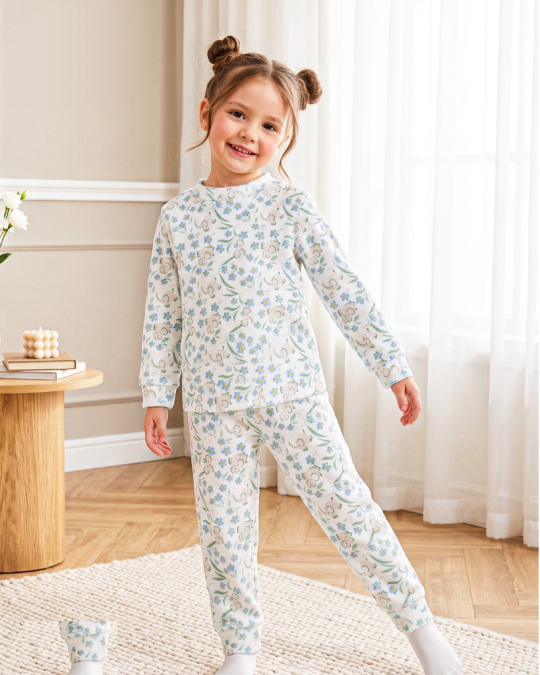
#> input picture rand-baby/blue-blossom-elephant-1.jpg, 1080 x 1350 px (shown at 1/2 size)
$ python clean_rand_baby_photo.py blue-blossom-elephant-1.jpg out.png   (older library calls are emulated)
#> lines starting #> are read from the running program, lines starting #| are printed output that depends on the picture; after the words box and inside, x2 and y2 are one past the last pixel; in counts of white or black regions, pixels touching at a corner belong together
#> in main, img is the input picture: shape (1350, 1080, 3); mean R, G, B 222.8, 209.2, 196.5
#!/usr/bin/env python3
"""Clean Rand Baby supplier photos: remove logo (top-left) and Code/Size/Package text (bottom-left).

Reusable for the 11 cuffed velvet set designs. Keeps the garment/print untouched.
"""
from __future__ import annotations

import argparse
from pathlib import Path

import cv2
import numpy as np
from PIL import Image


def detect_logo_mask(img: np.ndarray) -> np.ndarray:
    """Mask the Rand Baby badge in the top-left wall, never the model or garment."""
    h, w = img.shape[:2]
    hsv = cv2.cvtColor(img, cv2.COLOR_RGB2HSV)
#> hsv: shape (1350, 1080, 3); mean H, S, V 21.6, 35.3, 223.8
    hue, sat, val = hsv[:, :, 0], hsv[:, :, 1], hsv[:, :, 2]
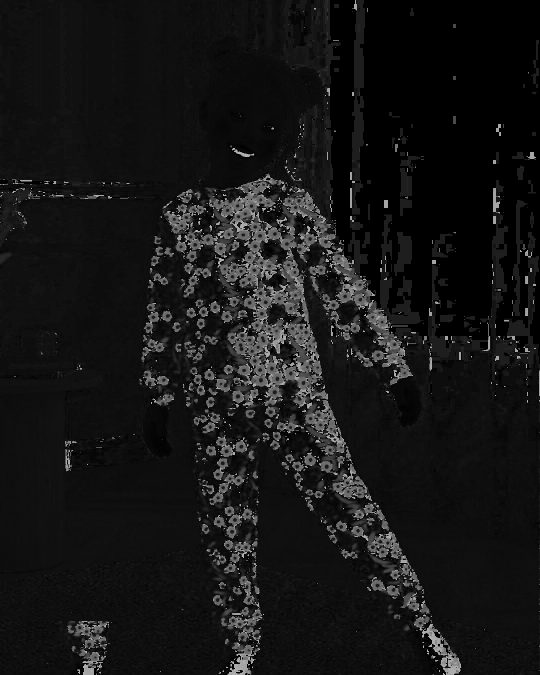
#> hue: shape (1350, 1080) (shown at 1/2 size); min 0, max 179, mean 21.6
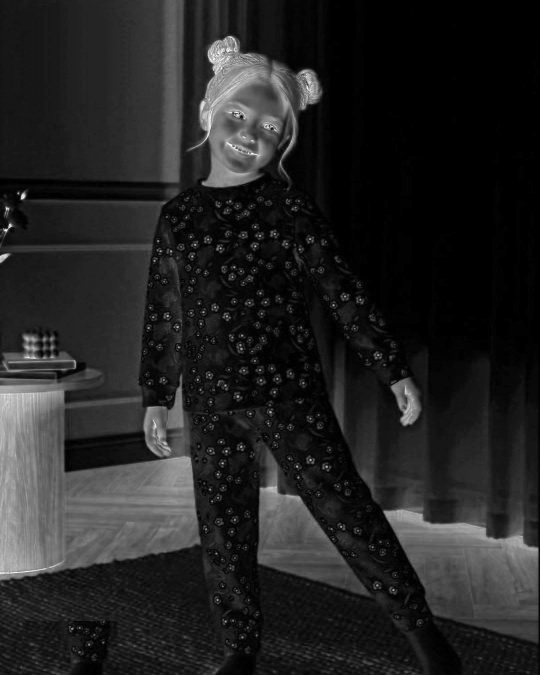
#> sat: shape (1350, 1080) (shown at 1/2 size); min 0, max 255, mean 35.3
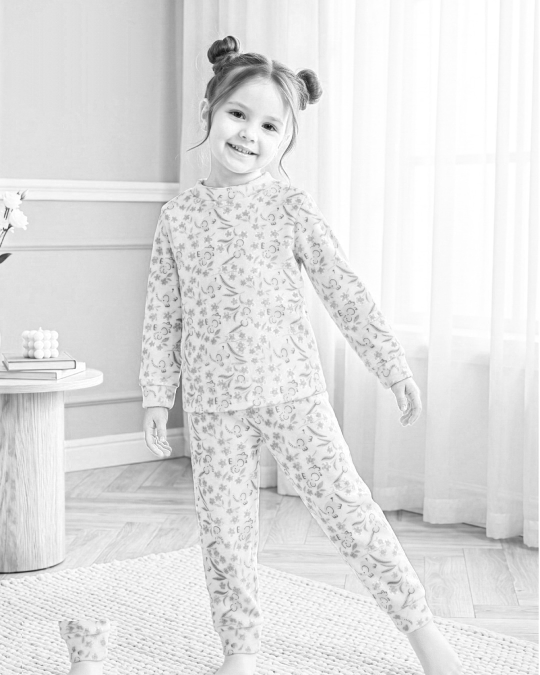
#> val: shape (1350, 1080) (shown at 1/2 size); min 3, max 255, mean 223.8

    # Tight search window: the supplier badge lives in the upper-left wall,
    # well left of a typical model. 28% x 22% stays off the face/garment.
    roi = np.zeros((h, w), np.uint8)
    roi[: int(h * 0.22), : int(w * 0.28)] = 255

    # The baby icon and "Rand" strokes are a distinctive cyan/teal.
    cyan = (hue >= 82) & (hue <= 115) & (sat > 50) & (val > 80) & (roi > 0)
#> cyan: shape (1350, 1080) bool; every value is 0
    if cyan.sum() < 80:
        return np.zeros((h, w), np.uint8)

    # Keep cyan only in reasonably large blobs (ignore single-pixel noise)
    cyan_u8 = cyan.astype(np.uint8) * 255
    n, labels, stats, _ = cv2.connectedComponentsWithStats(cyan_u8, 8)
    keep = np.zeros((h, w), np.uint8)
    for i in range(1, n):
        if stats[i, cv2.CC_STAT_AREA] >= 40:
            keep[labels == i] = 255
    if keep.sum() == 0:
        return np.zeros((h, w), np.uint8)

    ys, xs = np.where(keep > 0)
    # Expand to the right to catch "Rand Baby" lettering (pink + cyan),
    # and a little around the icon for the white outline.
    x0 = max(0, int(xs.min()) - 20)
    x1 = min(w, int(xs.max()) + 30)  # will widen if pink is found just to the right
    y0 = max(0, int(ys.min()) - 20)
    y1 = min(h, int(ys.max()) + 20)

    # Pink/magenta lettering only if it sits next to the cyan badge (not cheeks)
    band = np.zeros((h, w), np.uint8)
    # Allow up to ~180px to the right of the cyan bbox for the wordmark
    band[y0: min(h, y1 + 10), x0: min(w, int(xs.max()) + 190)] = 255
    pink = ((hue >= 145) | (hue <= 12)) & (sat > 50) & (val > 80) & (band > 0)
    # Keep pink components close to cyan
    pink_u8 = pink.astype(np.uint8) * 255
    if pink_u8.sum():
        near_cyan = cv2.dilate(keep, cv2.getStructuringElement(cv2.MORPH_ELLIPSE, (61, 61)))
        pink_u8 = cv2.bitwise_and(pink_u8, near_cyan)
        n2, lab2, st2, _ = cv2.connectedComponentsWithStats(pink_u8, 8)
        for i in range(1, n2):
            if st2[i, cv2.CC_STAT_AREA] >= 20:
                keep[lab2 == i] = 255
        ys, xs = np.where(keep > 0)
        x0 = max(0, int(xs.min()) - 18)
        x1 = min(w, int(xs.max()) + 22)
        y0 = max(0, int(ys.min()) - 18)
        y1 = min(h, int(ys.max()) + 20)

    # White badge backing / outline: pixels inside a dilation of the ink that
    # are clearly whiter than the surrounding wall, clipped to the bbox.
    kernel = cv2.getStructuringElement(cv2.MORPH_ELLIPSE, (23, 23))
    dil = cv2.dilate(keep, kernel, iterations=1)

    # Wall sample: rings around the badge, excluding the badge itself
    ring = cv2.dilate(dil, cv2.getStructuringElement(cv2.MORPH_ELLIPSE, (35, 35)))
    ring = (ring > 0) & (dil == 0)
    # Stay in the left wall, avoid the curtain (higher x)
    ring[:, int(w * 0.32) :] = False
    if ring.sum() < 50:
        wall_mean = img[8:50, 8:50].reshape(-1, 3).mean(axis=0)
    else:
        wall_mean = img[ring].reshape(-1, 3).mean(axis=0)

    diff = np.linalg.norm(img.astype(np.float32) - wall_mean.reshape(1, 1, 3), axis=2)
    whiter = (img[:, :, 0] > wall_mean[0] + 10) & (img[:, :, 1] > wall_mean[1] + 6)
    not_wall = diff > 16
    interior = (dil > 0) & (not_wall | whiter | (keep > 0))

    clip = np.zeros((h, w), np.uint8)
    clip[y0:y1, x0:x1] = 255
    mask = (interior.astype(np.uint8) * 255)
    mask = cv2.bitwise_and(mask, clip)
    mask = cv2.morphologyEx(mask, cv2.MORPH_CLOSE, cv2.getStructuringElement(cv2.MORPH_ELLIPSE, (17, 17)))

    # Solid convex hull so interiors (the swirl loop, white badge backing) are included.
    ys_m, xs_m = np.where(mask > 0)
    if len(xs_m) >= 8:
        hull = cv2.convexHull(np.stack([xs_m, ys_m], axis=1))
        filled = np.zeros_like(mask)
        cv2.fillConvexPoly(filled, hull, 255)
        mask = filled
    # Dilate generously to catch the soft anti-aliased halo and the white
    # outline's faded corners (these are gray-cyan, not pure white).
    mask = cv2.dilate(mask, cv2.getStructuringElement(cv2.MORPH_ELLIPSE, (21, 21)), iterations=1)

    # Absorb leftover outline flecks: any pixel near the badge that does not
    # match the neighbouring wall (white backing, cyan fringe, pink fringe).
    pad = cv2.dilate(mask, cv2.getStructuringElement(cv2.MORPH_ELLIPSE, (21, 21)))
    ring = (pad > 0) & (mask == 0)
    # Estimate local wall with a wide blur of pixels that are currently unmasked
    wall_src = img.copy()
    # A wide median of the unmasked image approximates the wall
    unmasked = img.copy()
    med = cv2.medianBlur(unmasked, 31)
    dist = np.linalg.norm(img.astype(np.float32) - med.astype(np.float32), axis=2)
    fringe = ring & (dist > 12)
    mask = np.where(fringe, 255, mask).astype(np.uint8)
    mask = cv2.dilate(mask, cv2.getStructuringElement(cv2.MORPH_ELLIPSE, (9, 9)))

    # Final safety: never extend right of 30% width or below 24% height
    mask[:, int(w * 0.30) :] = 0
    mask[int(h * 0.24) :, :] = 0
    return mask


def detect_text_mask(img: np.ndarray) -> np.ndarray:
    """Mask the black Code/Size/Package block. Ignores dark garment prints."""
    h, w = img.shape[:2]
    gray = cv2.cvtColor(img, cv2.COLOR_RGB2GRAY)
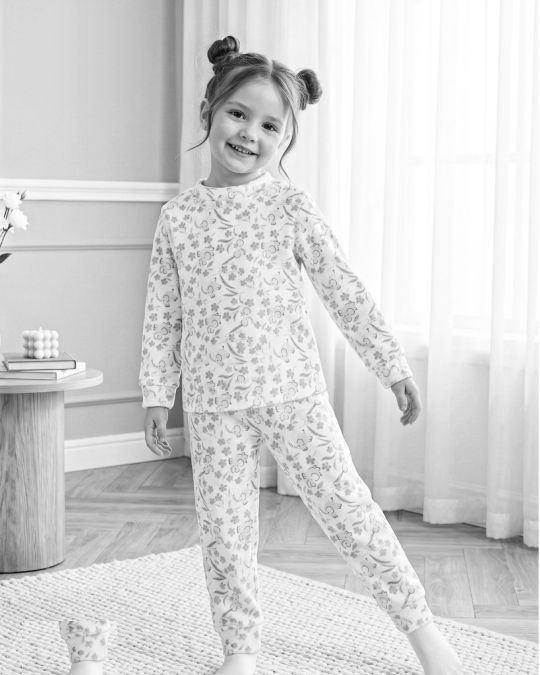
#> gray: shape (1350, 1080) (shown at 1/2 size); min 1, max 255, mean 211.8
    hsv = cv2.cvtColor(img, cv2.COLOR_RGB2HSV)

    # Text sits in the extreme bottom-left; the lower pant leg is higher than this.
    roi = np.zeros((h, w), np.uint8)
    roi[int(h * 0.72) :, : int(w * 0.34)] = 255

    # Ink is near-black and low-saturation; garment prints are colorful.
    ink = (gray < 85) & (hsv[:, :, 1] < 80) & (roi > 0)
    if ink.sum() < 40:
        # slightly more lenient if the photo is softer
        ink = (gray < 100) & (hsv[:, :, 1] < 100) & (roi > 0)
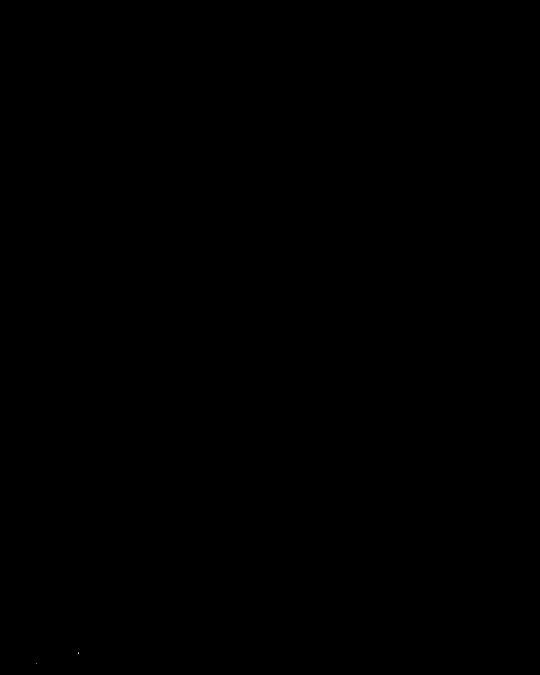
#> ink: shape (1350, 1080) bool (shown at 1/2 size); 0% white in thin lines or dots, all inside (x1, y1, x2, y2) = (72, 1305, 158, 1328)
    if ink.sum() < 40:
        return np.zeros((h, w), np.uint8)

    ink_u8 = ink.astype(np.uint8) * 255
    # Close small gaps between letters of a line
    ink_u8 = cv2.morphologyEx(ink_u8, cv2.MORPH_CLOSE, cv2.getStructuringElement(cv2.MORPH_RECT, (9, 3)))
    n, labels, stats, _ = cv2.connectedComponentsWithStats(ink_u8, 8)
    keep = np.zeros((h, w), np.uint8)
    for i in range(1, n):
        area = stats[i, cv2.CC_STAT_AREA]
        bw, bh = stats[i, cv2.CC_STAT_WIDTH], stats[i, cv2.CC_STAT_HEIGHT]
        # Text fragments are wide-ish or part of a line, not tiny specks
        if area >= 30 and (bw >= 8 or area >= 80):
            keep[labels == i] = 255
    if keep.sum() == 0:
        return np.zeros((h, w), np.uint8)

    # Antialiased gray edges around the ink, but only next to kept ink
    near = cv2.dilate(keep, cv2.getStructuringElement(cv2.MORPH_ELLIPSE, (9, 9)))
    edge = (gray < 145) & (near > 0) & (roi > 0)
    mask = np.where(edge | (keep > 0), 255, 0).astype(np.uint8)

    ys, xs = np.where(mask > 0)
    x0, x1 = max(0, int(xs.min()) - 12), min(w, int(xs.max()) + 28)
    y0, y1 = max(0, int(ys.min()) - 10), min(h, int(ys.max()) + 3)

    # Solid block: gaps between letters still hold anti-aliased ink and must go.
    # Stay left of a white sock/foot if one sits to the right of the text.
    sock_zone = img[int(h * 0.70):, int(w * 0.15): int(w * 0.55)]
    # If a very bright low-sat object (sock) is right of the text, clip x1
    gray = cv2.cvtColor(img, cv2.COLOR_RGB2GRAY)
    sat = hsv[:, :, 1]
    sock = (gray > 210) & (sat < 40) & (np.arange(h)[:, None] > int(h * 0.72)) & (np.arange(w)[None, :] > x1 - 10)
    if sock.any():
        sock_x = int(np.where(sock)[1].min())
        x1 = min(x1, sock_x - 2) if sock_x - 2 > x1 - 20 else x1

    block = np.zeros((h, w), np.uint8)
    # Slightly rounded rectangle looks less stamped than a hard box after blending
    cv2.rectangle(block, (x0, y0), (x1, y1), 255, thickness=-1)
    mask = block
    # Safety: do not climb into the mid-frame (protect the foot / cuff)
    mask[: int(h * 0.70), :] = 0
    # If the bottom of the box steps onto a high-texture surface (jute rug),
    # trim those rows so a parquet clone is not pasted onto the rug.
    if mask.sum():
        ys, xs = np.where(mask > 0)
        y0, y1 = int(ys.min()), int(ys.max()) + 1
        x0, x1 = int(xs.min()), int(xs.max()) + 1
        if y1 - y0 > 30:
            gray = cv2.cvtColor(img, cv2.COLOR_RGB2GRAY)
            tex = cv2.GaussianBlur(np.abs(cv2.Laplacian(gray, cv2.CV_32F)), (5, 5), 0)
            row_tex = tex[y0:y1, x0:x1].mean(axis=1)
            ref = float(row_tex[: max(8, (y1 - y0) // 3)].mean())
            for i in range(int((y1 - y0) * 0.60), y1 - y0):
                if row_tex[i] > ref * 2.2 + 4:
                    mask[y0 + i :, :] = 0
                    break
    return mask


def inpaint_smooth(img: np.ndarray, mask: np.ndarray) -> np.ndarray:
    """Fill a smooth wall by interpolating each column from clean wall above and below.

    These photos have a strong left-to-right lighting gradient (window on the right).
    A per-column lerp matches that gradient much more closely than a single plane,
    and never samples the curtain.
    """
    if mask.sum() == 0:
        return img
    h, w = img.shape[:2]
    out = img.copy().astype(np.float32)
    ys, xs = np.where(mask > 0)
    x0, x1 = int(xs.min()), int(xs.max()) + 1
    y0, y1 = int(ys.min()), int(ys.max()) + 1
    halo = cv2.dilate(mask, cv2.getStructuringElement(cv2.MORPH_ELLIPSE, (9, 9)))

    # For each column, gather wall samples above and below the badge
    cols = {}
    for x in range(max(0, x0 - 4), min(w, x1 + 4)):
        above = img[0:y0, x]
        below = img[y1:min(h, y1 + 80), x]
        a_ok = halo[0:y0, x] == 0
        b_ok = halo[y1:min(h, y1 + 80), x] == 0
        samples = []
        if a_ok.any():
            samples.append(above[a_ok])
        if b_ok.any():
            samples.append(below[b_ok])
        if samples:
            pix = np.concatenate(samples, axis=0)
            cols[x] = np.median(pix, axis=0).astype(np.float32)

    if not cols:
        bgr = cv2.cvtColor(img, cv2.COLOR_RGB2BGR)
        return cv2.cvtColor(cv2.inpaint(bgr, mask, 7, cv2.INPAINT_TELEA), cv2.COLOR_BGR2RGB)

    # Smooth the 1-D color curve across x so neighbouring columns agree
    xs_k = np.array(sorted(cols))
    curve = np.stack([cols[x] for x in xs_k], axis=0)
    # Small moving average
    k = 7
    pad = np.pad(curve, ((k // 2, k // 2), (0, 0)), mode="edge")
    kernel = np.ones((k, 1), dtype=np.float32) / k
    # manual conv
    smooth = np.stack([np.convolve(curve[:, c], np.ones(k) / k, mode="same") for c in range(3)], axis=1)
    # For edges, convolve same already tapers; good enough.
    lut = {int(x): smooth[i] for i, x in enumerate(xs_k)}

    rng = np.random.default_rng(2)

    for y, x in zip(ys, xs):
        color = lut.get(x)
        if color is None:
            nearest = xs_k[np.argmin(np.abs(xs_k - x))]
            color = lut[int(nearest)]
        out[y, x] = color

    # Real wall residual from the clean strip ABOVE the badge (below it there
    # are often flowers / furniture). Tile if the strip is short.
    tex = None
    if y0 >= 12:
        src_y0 = 0
        src_y1 = y0
        tex = img[src_y0:src_y1, x0:x1].astype(np.float32)
    if tex is None or tex.shape[0] < 8:
        # fallback: left of the badge
        if x0 >= 16:
            tex = img[y0:y1, 0:x0].astype(np.float32)
    if tex is not None and tex.size:
        reps_y = int(np.ceil((y1 - y0) / tex.shape[0]))
        reps_x = int(np.ceil((x1 - x0) / tex.shape[1]))
        tex = np.tile(tex, (reps_y, reps_x, 1))[: y1 - y0, : x1 - x0]
        local = cv2.GaussianBlur(tex, (0, 0), 3)
        residual = (tex - local) * 0.85
        region = out[y0:y1, x0:x1]
        m = mask[y0:y1, x0:x1] > 0
        region[m] = np.clip(region[m] + residual[m], 0, 255)
        out[y0:y1, x0:x1] = region
    else:
        grain = rng.normal(0, 1.0, (y1 - y0, x1 - x0, 3)).astype(np.float32)
        region = out[y0:y1, x0:x1]
        m = mask[y0:y1, x0:x1] > 0
        region[m] = np.clip(region[m] + grain[m], 0, 255)
        out[y0:y1, x0:x1] = region

    # Feather the edge into the original so the seam disappears
    feather = cv2.GaussianBlur((mask > 0).astype(np.float32), (15, 15), 0)
    interior = cv2.erode((mask > 0).astype(np.uint8), cv2.getStructuringElement(cv2.MORPH_ELLIPSE, (11, 11)))
    alpha = np.clip(np.maximum(feather, interior.astype(np.float32)), 0, 1)[..., None]
    blended = img.astype(np.float32) * (1 - alpha) + out * alpha
    return np.clip(blended, 0, 255).astype(np.uint8)


def fill_rug_text(img: np.ndarray, mask: np.ndarray) -> np.ndarray:
    """Replace the whole text block with a weave-aligned copy of nearby clean rug."""
    if mask.sum() == 0:
        return img
    h, w = img.shape[:2]
    ys, xs = np.where(mask > 0)
    x0, x1 = int(xs.min()), int(xs.max()) + 1
    y0, y1 = int(ys.min()), int(ys.max()) + 1
    box_h, box_w = y1 - y0, x1 - x0

    # Score candidate shifts by how well the *source* ring matches the *destination*
    # ring just outside the block (top and right edges, where the rug continues).
    ring = np.zeros((box_h, box_w), dtype=bool)
    margin = 14
    # Use a halo just outside? We only have dest pixels outside the mask.
    # Expand the comparison to a 16px band around the box, in the full image.
    band_pad = 16
    bx0, by0 = max(0, x0 - band_pad), max(0, y0 - band_pad)
    bx1, by1 = min(w, x1 + band_pad), min(h, y1 + band_pad)

    best = None  # (score, dy, dx)
    for dy in range(40, min(280, y0 - band_pad - 2), 1):
        for dx in range(-8, 9, 2):
            sy0, sy1 = y0 - dy, y1 - dy
            sx0, sx1 = x0 + dx, x1 + dx
            if sy0 < 0 or sx0 < 0 or sx1 > w:
                continue
            # Source must be clean (no text mask, no very dark ink)
            if mask[sy0:sy1, sx0:sx1].any():
                continue
            # Compare the destination band around the box with the shifted source band
            d_band = img[by0:by1, bx0:bx1].astype(np.float32)
            s_band = img[by0 - dy: by1 - dy, bx0 + dx: bx1 + dx]
            if s_band.shape != d_band.shape:
                continue
            if mask[by0 - dy: by1 - dy, bx0 + dx: bx1 + dx].any():
                continue
            # Stay on the rug: reject a source whose colour looks like floor/wood
            src_block = img[y0 - dy: y1 - dy, x0 + dx: x1 + dx]
            ring = cv2.dilate(mask, cv2.getStructuringElement(cv2.MORPH_ELLIPSE, (25, 25)))
            ring = (ring > 0) & (mask == 0)
            if ring.sum() > 20 and src_block.size:
                ref = img[ring].reshape(-1, 3).mean(axis=0)
                if np.linalg.norm(src_block.reshape(-1, 3).mean(axis=0) - ref) > 24:
                    continue
            # Only score pixels *outside* the text block (the visible seam)
            local = np.ones(d_band.shape[:2], dtype=bool)
            local[y0 - by0: y1 - by0, x0 - bx0: x1 - bx0] = False
            if local.sum() < 30:
                continue
            d = float(((d_band - s_band.astype(np.float32))[local] ** 2).mean())
            if best is None or d < best[0]:
                best = (d, dy, dx)

    if best is None:
        bgr = cv2.cvtColor(img, cv2.COLOR_RGB2BGR)
        return cv2.cvtColor(cv2.inpaint(bgr, mask, 5, cv2.INPAINT_TELEA), cv2.COLOR_BGR2RGB)

    _, dy, dx = best
    src_block = img[y0 - dy: y1 - dy, x0 + dx: x1 + dx]
    pasted = img.copy()
    pasted[y0:y1, x0:x1] = src_block

    # Feather only the edge of the block; the interior stays 100% clean rug.
    feather = cv2.GaussianBlur(mask.astype(np.float32), (31, 31), 0)
    # Boost the interior to 1.0 so no original ink leaks through the middle
    interior = cv2.erode(mask, cv2.getStructuringElement(cv2.MORPH_ELLIPSE, (21, 21)))
    alpha = np.clip(np.maximum(feather, interior.astype(np.float32)), 0, 1)[..., None]
    out = (img.astype(np.float32) * (1 - alpha) + pasted.astype(np.float32) * alpha).astype(np.uint8)
    return out


def crop_to_aspect(img: np.ndarray, aspect: float = 4 / 5) -> np.ndarray:
    """Crop to 4:5, taking more from the bottom (spare rug) than from above the head."""
#> called with aspect = 0.8
    h, w = img.shape[:2]
    current = w / h
    if abs(current - aspect) < 0.01:
        return img
    if current < aspect:
        new_h = int(round(w / aspect))
        extra = h - new_h
        # Prefer trimming spare rug at the bottom (often the former text block).
        # If the leftover still includes a lot of the bottom, we'll also allow a
        # width trim path below when current > aspect after a bottom-first crop.
        top = int(round(extra * 0.12))
        bot = extra - top
        return img[top: h - bot, :]
    new_w = int(round(h * aspect))
    extra = w - new_w
    left = extra // 2
    return img[:, left: left + new_w]


def resize_export(img: np.ndarray, width: int = 1080) -> np.ndarray:
#> called with width = 1080
    h, w = img.shape[:2]
    if w == width:
        return img
    new_h = int(round(h * (width / w)))
    return cv2.resize(img, (width, new_h), interpolation=cv2.INTER_AREA)


def clean_image(src: Path, dst: Path, width: int = 1080) -> dict:
    img = np.array(Image.open(src).convert("RGB"))
    logo = detect_logo_mask(img)
    text = detect_text_mask(img)
    out = inpaint_smooth(img, logo)
    out = fill_rug_text(out, text)
    out = crop_to_aspect(out, 4 / 5)
    out = resize_export(out, width)
    dst.parent.mkdir(parents=True, exist_ok=True)
    Image.fromarray(out).save(dst, format="JPEG", quality=93, subsampling=1, optimize=True)
    return {
        "src": str(src),
        "dst": str(dst),
        "logo_px": int(logo.sum() // 255),
        "text_px": int(text.sum() // 255),
        "size": out.shape[1::-1],
    }


def main():
    p = argparse.ArgumentParser()
    p.add_argument("src")
    p.add_argument("dst")
    p.add_argument("--width", type=int, default=1080)
    p.add_argument("--debug-dir", default="")
    args = p.parse_args()
    src, dst = Path(args.src), Path(args.dst)
    img = np.array(Image.open(src).convert("RGB"))
    logo = detect_logo_mask(img)
    text = detect_text_mask(img)
    if args.debug_dir:
        d = Path(args.debug_dir)
        d.mkdir(parents=True, exist_ok=True)
        Image.fromarray(logo).save(d / "debug-logo-mask.png")
        Image.fromarray(text).save(d / "debug-text-mask.png")
        overlay = img.copy()
        overlay[logo > 0] = (255, 0, 0)
        overlay[text > 0] = (0, 255, 0)
        Image.fromarray(overlay).save(d / "debug-overlay.jpg", quality=85)
        # also save a full-res cleaned frame before crop, for inspection
        out = inpaint_smooth(img, logo)
        out = fill_rug_text(out, text)
        Image.fromarray(out).save(d / "fullres-clean.jpg", quality=93, subsampling=1)
    info = clean_image(src, dst, args.width)
#> info = {'src': 'blue-blossom-elephant-1.jpg', 'dst': 'out.png', 'logo_px': 0, 'text_px': 0, 'size': (1080, 1350)}
    print(info)
#| {'src': 'blue-blossom-elephant-1.jpg', 'dst': 'out.png', 'logo_px': 0, 'text_px': 0, 'size': (1080, 1350)}


if __name__ == "__main__":
    main()
